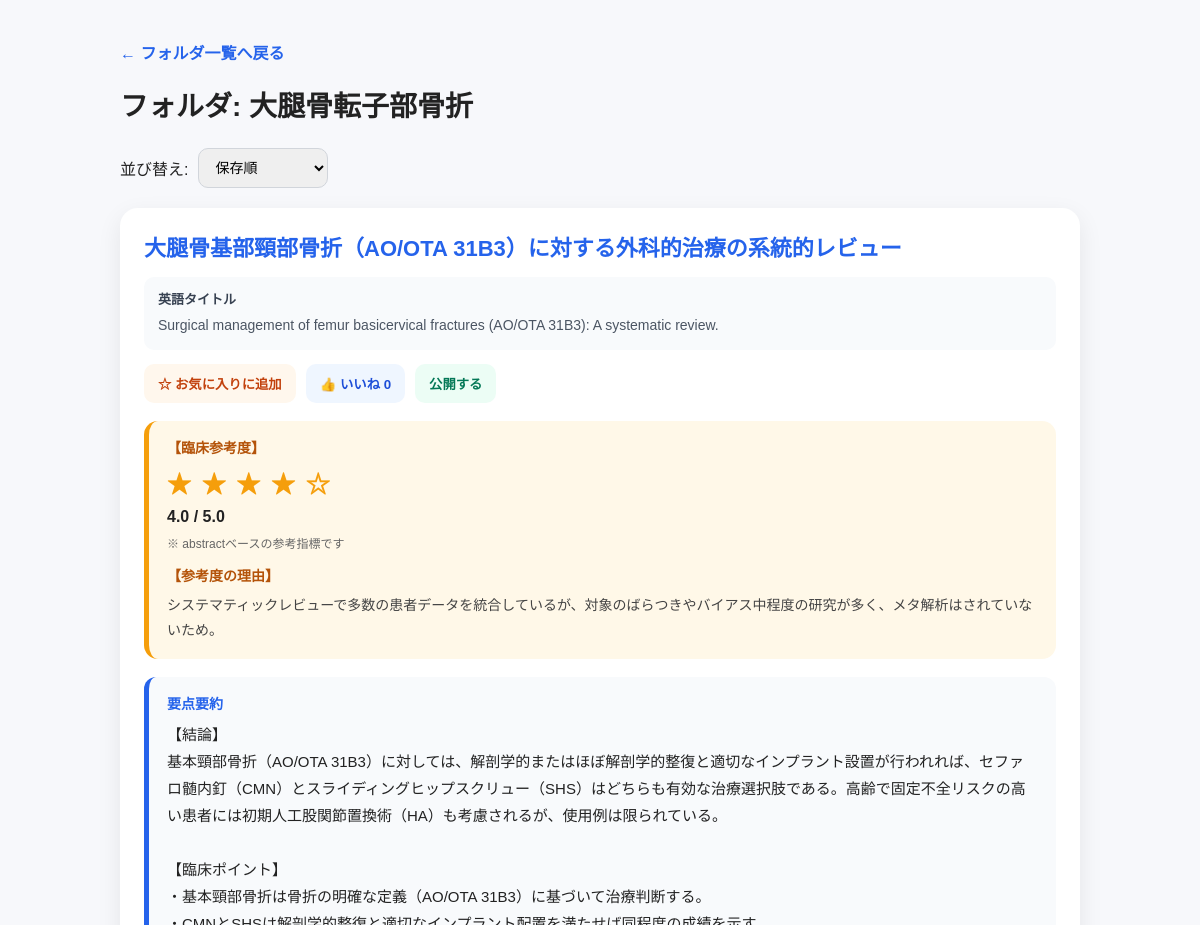
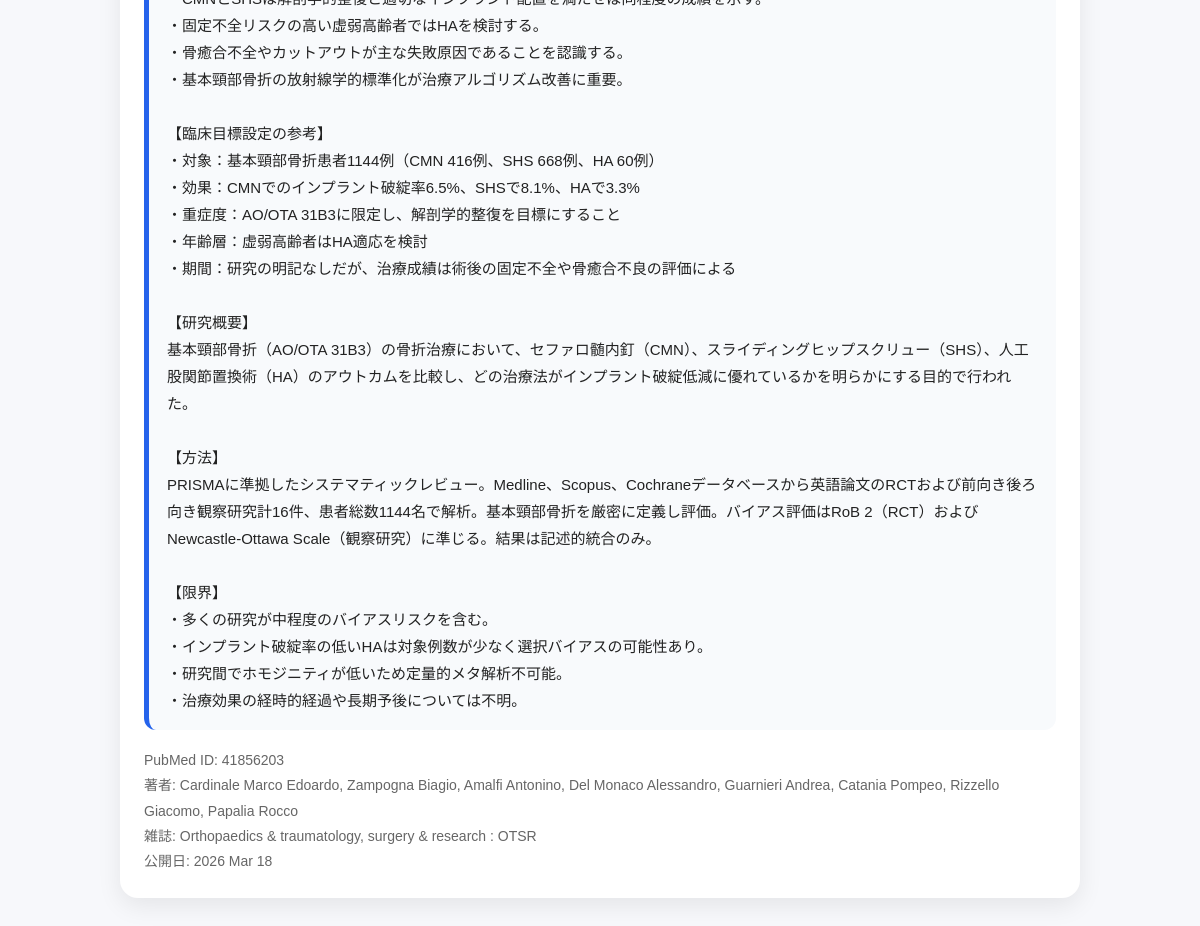
The page /saved/大腿骨転子部骨折 on the database its author committed (2 pictures, top to bottom).
### tables this page shows
CREATE TABLE saved_papers (
            id INTEGER PRIMARY KEY AUTOINCREMENT,
            user_id INTEGER,
            pubmed_id TEXT NOT NULL,
            title TEXT,
            jp_title TEXT DEFAULT '',
            authors TEXT,
            journal TEXT,
            pubdate TEXT,
            abstract TEXT,
            jp TEXT,
            summary_jp TEXT,
            clinical_score TEXT DEFAULT '',
            clinical_reason TEXT DEFAULT '',
            folder_name TEXT DEFAULT '',
            is_favorite INTEGER DEFAULT 0,
            likes INTEGER DEFAULT 0,
            is_public INTEGER DEFAULT 0,
            created_at TIMESTAMP DEFAULT CURRENT_TIMESTAMP,
            FOREIGN KEY (user_id) REFERENCES users(id)
        );

### main.py (the view)
@app.get("/saved/{folder_name}")
def saved_folder(request: Request, folder_name: str, sort: str = "saved"):
    current_user = get_current_user(request)
    current_user_id = current_user["id"] if current_user else None
    papers = get_saved_papers_by_folder(folder_name, user_id=current_user_id)
    if sort == "score":
        papers = sorted(
            papers,
            key=lambda x: float(x.get("clinical_score") or 0),
            reverse=True
        )
    elif sort == "favorite":
        papers = sorted(
            papers,
            key=lambda x: (int(x.get("is_favorite") or 0), x.get("created_at", "")),
            reverse=True
        )
    else:
        papers = sorted(
            papers,
            key=lambda x: x.get("created_at", ""),
            reverse=True
        )
    return templates.TemplateResponse(
        "saved_folder.html",
        {
            "request": request,
            "folder_name": folder_name,
            "papers": papers,
            "sort": sort,
        }
    )

### templates/saved_folder.html (shortened to what this page needs)
<!DOCTYPE html>
<html lang="ja">
<head>
</head>
<body>
    <div class="container">
        <a href="/saved" class="top-link">← フォルダ一覧へ戻る</a>
        <h1>フォルダ: {{ folder_name }}</h1>
        <div class="sort-box">
            <form method="get" action="/saved/{{ folder_name }}" class="sort-form">
                <label for="sort">並び替え:</label>
                <select name="sort" id="sort" class="sort-select" onchange="this.form.submit()">
                    <option value="saved" {% if sort == "saved" %}selected{% endif %}>保存順</option>
                </select>
            </form>
        </div>
        {% if papers %}
            {% for paper in papers %}
                <div class="paper-card">
                    <h2 class="paper-title">
                        <a href="/paper?id={{ paper.pubmed_id }}">
                            {{ paper.jp_title or paper.title }}
                        </a>
                    </h2>
                    {% if paper.jp_title %}
                    <div class="english-title-box">
                        <div class="english-title-label">英語タイトル</div>
                        <div class="english-title-text">{{ paper.title }}</div>
                    </div>
                    {% endif %}
                    <div class="action-row">
                        <button
                            type="button"
                            class="favorite-button {% if paper.is_favorite %}active{% endif %}"
                            onclick="toggleFavorite('{{ paper.pubmed_id }}', this)"
                        >
                            {% if paper.is_favorite %}
                                ★ お気に入り済み
                            {% else %}
                                ☆ お気に入りに追加
                            {% endif %}
                        </button>
                        <button
                            type="button"
                            class="like-button"
                            data-pubmed-id="{{ paper.pubmed_id }}"
                            onclick="addLike('{{ paper.pubmed_id }}', this)"
                        >
                            👍 いいね <span class="like-count">{{ paper.likes or 0 }}</span>
                        </button>
                        <button
                            type="button"
                            class="public-button {% if paper.is_public %}active{% endif %}"
                            onclick="togglePublic('{{ paper.pubmed_id }}', this)"
                        >
                            {% if paper.is_public %}
                                公開中
                            {% else %}
                                公開する
                            {% endif %}
                        </button>
                    </div>
                    {% if paper.clinical_score %}
                    <div class="score-box">
                        <div class="score-label">【臨床参考度】</div>
                        <div class="score-stars">
                            {% set score = paper.clinical_score|float %}
                            {% if score >= 0.5 %}★ {% else %}☆ {% endif %}
                            {% if score >= 1.5 %}★ {% else %}☆ {% endif %}
                            {% if score >= 2.5 %}★ {% else %}☆ {% endif %}
                            {% if score >= 3.5 %}★ {% else %}☆ {% endif %}
                            {% if score >= 4.5 %}★{% else %}☆{% endif %}
                        </div>
                        <div class="score-number">{{ paper.clinical_score }} / 5.0</div>
                        <div class="score-note">※ abstractベースの参考指標です</div>
                        {% if paper.clinical_reason %}
                        <div class="score-reason-title">【参考度の理由】</div>
                        <div class="score-reason">{{ paper.clinical_reason }}</div>
                        {% endif %}
                    </div>
                    {% endif %}
                    {% if paper.summary_jp %}
                    <div class="summary-box">
                        <div class="summary-label">要点要約</div>
                        <div class="summary-text">{{ paper.summary_jp }}</div>
                    </div>
                    {% endif %}
                    <div class="meta">
                        <div>PubMed ID: {{ paper.pubmed_id }}</div>
                        <div>著者: {{ paper.authors }}</div>
                        <div>雑誌: {{ paper.journal }}</div>
                        <div>公開日: {{ paper.pubdate }}</div>
                    </div>
                </div>
            {% endfor %}
        {% else %}
            <div class="empty-card">
                このフォルダにはまだ論文がありません。
            </div>
        {% endif %}
    </div>
</body>
</html>

### templates/saved_folder.html (style rules this page uses)
body { font-family: sans-serif; background: #f7f8fb; color: #222; margin: 0; padding: 40px 16px; }
.container { max-width: 960px; margin: 0 auto; }
.top-link { display: inline-block; margin-bottom: 20px; color: #2563eb; text-decoration: none; font-weight: 600; }
h1 { margin-top: 0; margin-bottom: 24px; font-size: 28px; }
.sort-box { margin-bottom: 20px; }
.sort-form { display: flex; gap: 10px; align-items: center; flex-wrap: wrap; }
.sort-select { padding: 10px 12px; border: 1px solid #d1d5db; border-radius: 10px; font-size: 14px; }
.paper-card { background: white; border-radius: 18px; padding: 24px; margin-bottom: 16px; box-shadow: 0 8px 24px rgba(0, 0, 0, 0.08); }
.paper-title { margin: 0; font-size: 22px; line-height: 1.5; }
.paper-title a { color: #2563eb; text-decoration: none; }
.action-row { margin-top: 14px; display: flex; gap: 10px; flex-wrap: wrap; }
.favorite-button { border: none; background: #fff7ed; color: #c2410c; padding: 10px 14px; border-radius: 10px; font-weight: bold; cursor: pointer; }
.like-button { border: none; background: #eff6ff; color: #1d4ed8; padding: 10px 14px; border-radius: 10px; font-weight: bold; cursor: pointer; }
.public-button { border: none; background: #ecfdf5; color: #047857; padding: 10px 14px; border-radius: 10px; font-weight: bold; cursor: pointer; }
.score-box { margin-top: 18px; background: #fff8e8; border-radius: 14px; padding: 16px 18px; border-left: 5px solid #f59e0b; }
.score-label { font-size: 14px; font-weight: 700; color: #b45309; margin-bottom: 8px; }
.score-stars { font-size: 24px; letter-spacing: 2px; color: #f59e0b; font-weight: bold; }
.score-number { margin-top: 8px; font-size: 16px; font-weight: 700; }
.score-reason-title { margin-top: 14px; font-size: 14px; font-weight: 700; color: #b45309; }
.score-reason { margin-top: 8px; font-size: 14px; line-height: 1.8; color: #444; white-space: pre-wrap; }
.score-note { margin-top: 8px; font-size: 12px; color: #666; }
.summary-box { margin-top: 18px; background: #f8fafc; border-left: 5px solid #2563eb; border-radius: 12px; padding: 16px 18px; }
.summary-label { font-size: 14px; font-weight: 700; color: #2563eb; margin-bottom: 8px; }
.summary-text { white-space: pre-wrap; line-height: 1.8; font-size: 15px; }
.meta { margin-top: 18px; color: #666; font-size: 14px; line-height: 1.8; }
.english-title-box { margin-top: 12px; background: #f8fafc; border-radius: 10px; padding: 12px 14px; }
.english-title-label { font-size: 13px; font-weight: 700; color: #374151; margin-bottom: 6px; }
.english-title-text { font-size: 14px; line-height: 1.7; color: #4b5563; word-break: break-word; }

### rows shown on the page
saved_papers: folder_name "大腿骨転子部骨折", jp_title "大腿骨基部頸部骨折（AO/OTA 31B3）に対する外科的治療の系統的レビュー", title "Surgical management of femur basicervical fractures (AO/OTA 31B3): A systematic review.", is_favorite "☆ お気に入りに追加", likes "0", is_public "公開する", clinical_score "4.0", clinical_reason "システマティックレビューで多数の患者データを統合しているが、対象のばらつきやバイアス中程度の研究が多く、メタ解析はされていないため。", summary_jp "【結論】 基本頸部骨折（AO/OTA 31B3）に対しては、解剖学的またはほぼ解剖学的整復と適切なインプラント設置が行われれば、セファロ髄内釘（CMN）とスライディングヒップスクリュー（SHS）はどちらも有効な治療選択肢である。高齢で固定不全リスクの高い患者には初期人工股関節置換術（HA）も考慮されるが、使用例は限られている。 【臨床ポイント】 ・基本頸部骨折は骨折の明確な定義（AO/OTA 31B3）に基づいて治療判断する。 ・CMNとSHSは解剖学的整復と適切なインプラント配置を満たせば同程度の成績を示す。 ・固定不全リスクの高い虚弱高齢者ではHAを検討する。 ・骨癒合不全やカットアウトが主な失敗原因であることを認識する。 ・基本頸部骨折の放射線学的標準化が治療アルゴリズム改善に重要。 【臨床目標設定の参考】 ・対象：基本頸部骨折患者1144例（CMN 416例、SHS 668例、HA 60例） ・効果：CMNでのインプラント破綻率6.5%、SHSで8.1%、HAで3.3% ・重症度：AO/OTA 31B3に限定し、解剖学的整復を目標にすること ・年齢層：虚弱高齢者はHA適応を検討 ・期間：研究の明記なしだが、治療成績は術後の固定不全や骨癒合不良の評価による 【研究概要】 基本頸部骨折（AO/OTA 31B3）の骨折治療において、セファロ髄内釘（CMN）、スライディングヒップスクリュー（SHS）、人工股関節置換術（HA）のアウトカムを比較し、どの治療法がインプラント破綻低減に優れているかを明らかにする目的で行われた。 【方法】…", pubmed_id "41856203", authors "Cardinale Marco Edoardo, Zampogna Biagio, Amalfi Antonino, Del Monaco Alessandro, Guarnieri Andrea, Catania Pompeo, Rizzello Giacomo, Papalia Rocco", journal "Orthopaedics & traumatology, surgery & research : OTSR", pubdate "2026 Mar 18"
